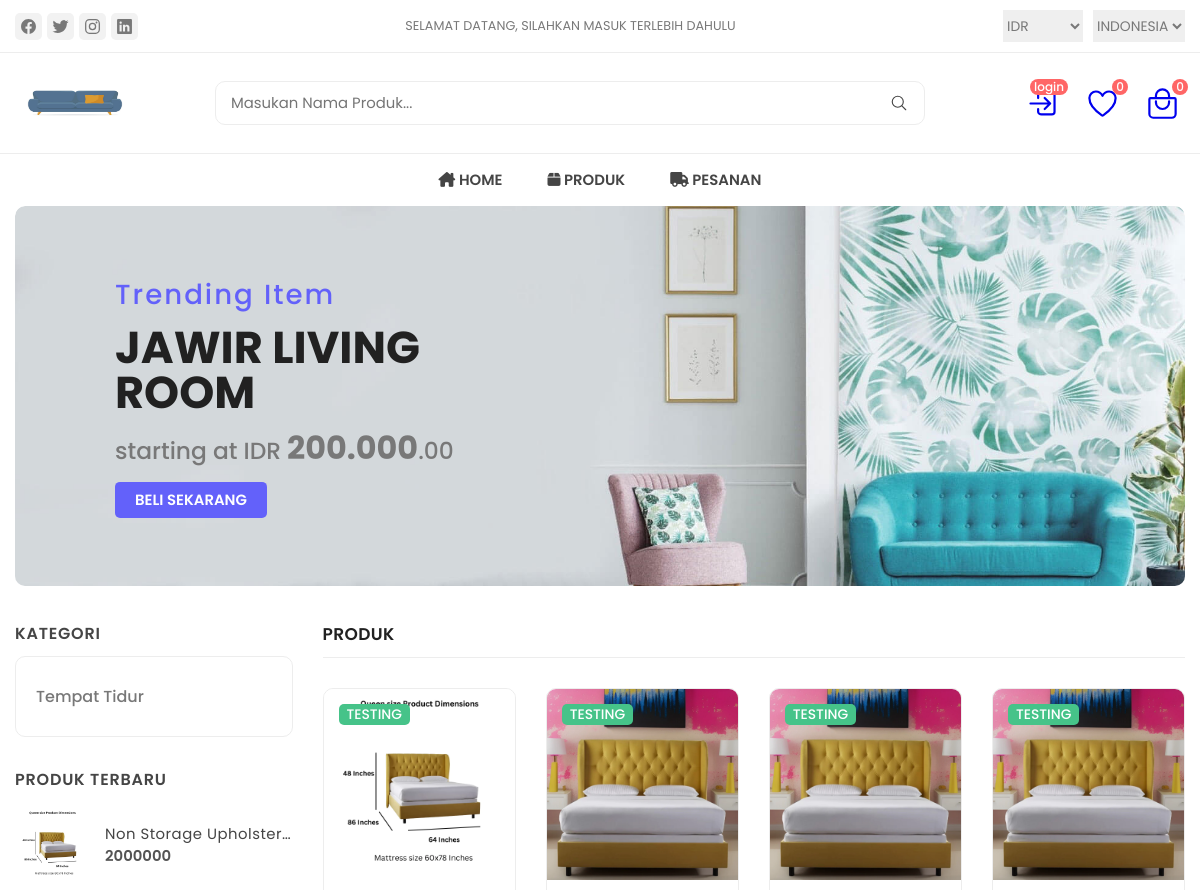
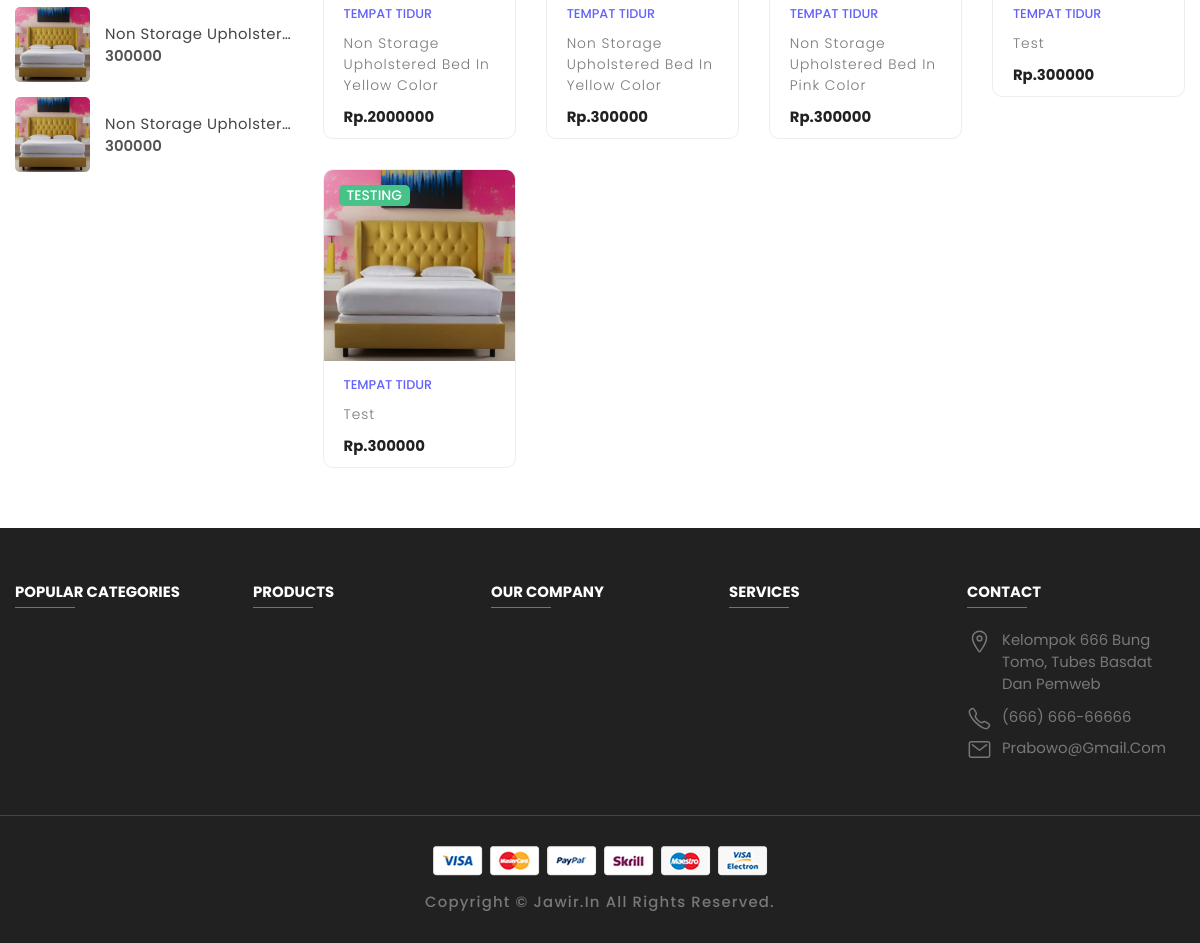
The app's page /category.php with its own data (2 pictures, top to bottom).
### tables this page shows
CREATE TABLE `products` (
  `id` int(100) NOT NULL,
  `name` varchar(100) NOT NULL,
  `kategori` varchar(50) NOT NULL,
  `details` varchar(500) NOT NULL,
  `price` int(10) NOT NULL,
  `image_01` varchar(100) NOT NULL,
  `image_02` varchar(100) NOT NULL,
  `image_03` varchar(100) NOT NULL
);

### category.php (the view, shortened to what this page needs)
<?php
include 'components/connect.php';
?>
<!DOCTYPE html>
<html lang="en">
<head>
   <link rel="stylesheet" href="./assets/css/style_sakkarepmu.css">
</head>
<body>
   <main>
      <?php include 'components/user_header.php'; ?>
      <div class="banner">
         <div class="container">
            <div class="slider-container has-scrollbar">
               <div class="slider-item">
                  <img src="./assets/images/Quirky-house-Banner.jpg" alt="women's latest fashion sale" class="banner-img">
                  <div class="banner-content">
                     <p class="banner-subtitle">Trending item</p>
                     <h2 class="banner-title">Jawir Living Room</h2>
                     <p class="banner-text">
                        starting at IDR <b>200.000</b>.00
                     </p>
                     <a href="./transaksi/detail.php" class="banner-btn">Beli Sekarang</a>
                  </div>
               </div>
            </div>
         </div>
      </div>
      <div class="product-container">
         <div class="container">
            <div class="sidebar  has-scrollbar" data-productsle-menu>
               <div class="sidebar-top">
                  <h2 class="sidebar-title">KATEGORI</h2>
               </div>
               <div class="sidebar-category">
                  <?php
                  $select_products = $conn->prepare("SELECT DISTINCT kategori FROM products LIMIT 5");
                  $select_products->execute();
                  if ($select_products->rowCount() > 0) {
                     while ($fetch_products = $select_products->fetch(PDO::FETCH_ASSOC)) {
                  ?>
                        <ul class="sidebar-menu-category-list">
                           <li class="sidebar-menu-category">
                              <button class="sidebar-accordion-menu" data-accordion-btn>
                                 <form action="" method="post" class="swiper-slide slide">
                                    <div class="menu-title-flex">
                                       <a class="menu-title" href="category.php?category=<?= $fetch_products['kategori']; ?>"><?= $fetch_products['kategori']; ?></a>
                                    </div>
                                 </form>
                           <?php
                        }
                     } else {
                        echo '<p class="empty">no products added yet!</p>';
                     }
                           ?>
                              </button>
                           </li>
                        </ul>
               </div>
               <div class="product-showcase">
                  <h3 class="showcase-heading">Produk Terbaru</h3>
                  <div class="showcase-wrapper">
                     <div class="showcase-container">
                        <?php
                        $select_products = $conn->prepare("SELECT * FROM `products` LIMIT 3");
                        $select_products->execute();
                        if ($select_products->rowCount() > 0) {
                           while ($fetch_product = $select_products->fetch(PDO::FETCH_ASSOC)) {
                        ?>
                              <div class="showcase">
                                 <a href="#" class="showcase-img-box">
                                    <img src="uploaded_img/<?= $fetch_product['image_01']; ?>" alt="baby fabric shoes" width="75" height="75" class="showcase-img">
                                 </a>
                                 <div class="showcase-content">
                                    <a href="#">
                                       <h4 class="showcase-title"><?= $fetch_product['name']; ?></h4>
                                    </a>
                                    <div class="price-box">
                                       <p class="price"></span><?= $fetch_product['price']; ?></p>
                                    </div>
                                 </div>
                              </div>
                        <?php
                           }
                        } else {
                           echo '<p class="empty">no products added yet!</p>';
                        }
                        ?>
                     </div>
                  </div>
               </div>
            </div>
            <div class="product-box">
<div class="product-main">
   <h2 class="title">PRODUK</h2>
   <div class="product-grid">
      <?php
         $category = $_GET['category'];
         $select_products = $conn->prepare("SELECT * FROM `products` WHERE kategori LIKE '%{$category}%'");
         $select_products->execute();
         if ($select_products->rowCount() > 0) {
            while ($fetch_product = $select_products->fetch(PDO::FETCH_ASSOC)) {
         ?>
            <form action="" method="post" class="swiper-slide slide">
               <div class="showcase">
                  <div class="showcase-banner">
                     <img src="uploaded_img/<?= $fetch_product['image_01']; ?>" alt="Mens Winter Leathers Jackets" width="300" class="product-img default">
                     <p class="showcase-badge">TESTING</p>
                  </div>
                  <div class="showcase-content">
                     <a href="#" class="showcase-category"><?= $fetch_product['kategori']; ?></a>
                     <a href="quick_view.php?pid=<?= $fetch_product['id']; ?>">
                        <h3 class="showcase-title"><?= $fetch_product['name']; ?></h3>
                     </a>
                     <div class="price-box">
                        <p class="price"><span>Rp.</span><?= $fetch_product['price']; ?></p>
                     </div>
                  </div>
               </div>
            </form>
      <?php
         }
      } else {
         echo '<p class="empty">no products added yet!</p>';
      }
      ?>
   </div>
</div>
</div>
         </div>
      </div>
      <?php include 'components/footer.php'; ?>
   </main>
</body>
</html>

### components/user_header.php (shortened to what this page needs)
<!DOCTYPE html>
<html lang="en">
<head>
   <link rel="stylesheet" href="../assets/css/style_sakkarepmu.css">
</head>
<body>
<header class="header">
   <section class="flex">
      <div class="header-top">
         <div class="container">
            <ul class="header-social-container">
               <li>
                  <a href="#" class="social-link">
                     <ion-icon name="logo-facebook"></ion-icon>
                  </a>
               </li>
               <li>
                  <a href="#" class="social-link">
                     <ion-icon name="logo-twitter"></ion-icon>
                  </a>
               </li>
               <li>
                  <a href="#" class="social-link">
                     <ion-icon name="logo-instagram"></ion-icon>
                  </a>
               </li>
               <li>
                  <a href="#" class="social-link">
                     <ion-icon name="logo-linkedin"></ion-icon>
                  </a>
               </li>
            </ul>
            <div class="header-alert-news">
               <?php
               $select_profile = $conn->prepare("SELECT * FROM `users` WHERE id = ?");
               $select_profile->execute([$user_id]);
               if ($select_profile->rowCount() > 0) {
                  $fetch_profile = $select_profile->fetch(PDO::FETCH_ASSOC);
               ?>
                  <p>
                     Halo
                     <b>
                        <?= $fetch_profile["name"]; ?>
                     </b> Selamat Datang
                  </p>
                  <div id="user-btn">
                  </div>
               <?php
               } else {
               ?>
                  <div id="user-btn">
                     <p>
                        Selamat Datang, Silahkan Masuk Terlebih Dahulu
                     </p>
                  </div>
               <?php
               }
               ?>
            </div>
            <div class="header-top-actions">
               <select name="currency">
                  <option value="usd">IDR</option>
               </select>
               <select name="language">
                  <option value="en-US">Indonesia</option>
               </select>
            </div>
         </div>
      </div>
      <div class="header-main">
         <div class="container">
            <a href="#" class="header-logo">
               <img src="./assets/images/logo/sofa.jpg" alt="Jawir.In's logo" width="120" height="50">
            </a>
            <div class="header-search-container">
               <section class="search-form">
                  <form action="" method="post">
                     <input type="text" name="search_box" class="search-field" placeholder="Masukan Nama Produk..." required>
                     <button class="search-btn" name="search_btn">
                        <ion-icon name="search-outline"></ion-icon>
                     </button>
                  </form>
               </section>
            </div>
            <div class="header-user-actions">
                  <?php
                  $count_wishlist_items = $conn->prepare("SELECT * FROM `wishlist` WHERE user_id = ?");
                  $count_wishlist_items->execute([$user_id]);
                  $total_wishlist_counts = $count_wishlist_items->rowCount();
                  $count_cart_items = $conn->prepare("SELECT * FROM `cart` WHERE user_id = ?");
                  $count_cart_items->execute([$user_id]);
                  $total_cart_counts = $count_cart_items->rowCount();
                  ?>
              <?php
   $select_profile = $conn->prepare("SELECT * FROM `users` WHERE id = ?");
   $select_profile->execute([$user_id]);
   if ($select_profile->rowCount() > 0) {
      $fetch_profile = $select_profile->fetch(PDO::FETCH_ASSOC);
?>
   <div id="user-btn">
      <button class="action-btn" id="logout-btn">
         <ion-icon name="log-out-outline"></ion-icon>
         <span class="count">
            <?= $fetch_profile["name"]; ?>
         </span>
      </button>
   </div>
   <script>
      document.getElementById('logout-btn').addEventListener('click', function(event) {
         event.preventDefault(); // Mencegah link default dari dijalankan langsung
         Swal.fire({
            title: 'Apakah Anda Yakin?',
            text: 'Anda akan keluar dari akun ini.',
            icon: 'warning',
            showCancelButton: true,
            confirmButtonText: 'Keluar',
            cancelButtonText: 'Batal',
            reverseButtons: true
         }).then((result) => {
            if (result.isConfirmed) {
               // Jika konfirmasi berhasil, arahkan ke URL logout
               window.location.href = 'components/user_logout.php';
            }
         });
      });
   </script>
<?php
   } else {
?>
   <div id="user-btn">
      <button class="action-btn">
         <a href="user_login.php"><ion-icon name="log-in-outline"></ion-icon></a>
         <span class="count">
            login
         </span>
      </button>
   </div>
<?php
   }
?>
               <button class="action-btn">
                  <a href="wishlist.php"><ion-icon name="heart-outline"></ion-icon></a>
                  <span class="count">
                     <?= $total_wishlist_counts; ?>
                  </span>
               </button>
               <button class="action-btn">
                  <a href="cart.php"><ion-icon name="bag-handle-outline"></ion-icon></a>
                  <span class="count">
                     <?= $total_cart_counts; ?>
                  </span>
               </button>
            </div>
         </div>
      </div>
      <nav class="desktop-navigation-menu">
         <div class="container">
            <ul class="desktop-menu-category-list">
               <li class="menu-category">
                  <a href="home.php" class="menu-title"><i class="fa-solid fa-house-chimney"></i> Home</a>
               </li>
               <li class="menu-category">
                  <a href="home.php" class="menu-title"><i class="fa-solid fa-box"></i> Produk</a>
               </li>
               <li class="menu-category">
                  <a href="orders.php" class="menu-title"><i class="fa-solid fa-truck"></i> Pesanan</a>
               </li>
            </ul>
         </div>
      </nav>
   </section>
</header>
</body>
</html>

### components/footer.php (shortened to what this page needs)
<footer>
   <div class="footer-nav">
      <div class="container">
         <ul class="footer-nav-list">
            <li class="footer-nav-item">
               <h2 class="nav-title">Popular Categories</h2>
            </li>
         </ul>
         <ul class="footer-nav-list">
            <li class="footer-nav-item">
               <h2 class="nav-title">Products</h2>
            </li>
         </ul>
         <ul class="footer-nav-list">
            <li class="footer-nav-item">
               <h2 class="nav-title">Our Company</h2>
            </li>
         </ul>
         <ul class="footer-nav-list">
            <li class="footer-nav-item">
               <h2 class="nav-title">Services</h2>
            </li>
         </ul>
         <ul class="footer-nav-list">
            <li class="footer-nav-item">
               <h2 class="nav-title">Contact</h2>
            </li>
            <li class="footer-nav-item flex">
               <div class="icon-box">
                  <ion-icon name="location-outline"></ion-icon>
               </div>
               <address class="content">
            Kelompok 666 bung tomo, Tubes Basdat dan Pemweb
               </address>
            </li>
            <li class="footer-nav-item flex">
               <div class="icon-box">
                  <ion-icon name="call-outline"></ion-icon>
               </div>
               <a href="tel:+607936-8058" class="footer-nav-link">(666) 666-66666</a>
            </li>
            <li class="footer-nav-item flex">
               <div class="icon-box">
                  <ion-icon name="mail-outline"></ion-icon>
               </div>
               <a href="mailto:example@gmail.com" class="footer-nav-link">prabowo@gmail.com</a>
            </li>
         </ul>
      </div>
   </div>
   <div class="footer-bottom">
      <div class="container">
         <img src="./assets/images/payment.png" alt="payment method" class="payment-img">
         <p class="copyright">
            Copyright &copy; <a href="#">Jawir.In</a> all rights reserved.
         </p>
      </div>
   </div>
</footer>

### records on screen
products: image_01 (picture), name "Non Storage Upholster…", price "2000000", kategori "TEMPAT TIDUR", name "Non Storage Upholstered Bed In Yellow Color"
products: image_01 (picture), name "Non Storage Upholster…", price "300000", kategori "TEMPAT TIDUR", name "Non Storage Upholstered Bed In Yellow Color"
products: image_01 (picture), name "Non Storage Upholster…", price "300000", kategori "TEMPAT TIDUR", name "Non Storage Upholstered Bed In Pink Color"
products: image_01 (picture), kategori "TEMPAT TIDUR", name "Test", price "300000"
products: image_01 (picture), kategori "TEMPAT TIDUR", name "Test", price "300000"

### other values on screen
$total_wishlist_counts "0"
$total_cart_counts "0"
$fetch_products['kategori'] "Tempat Tidur"
